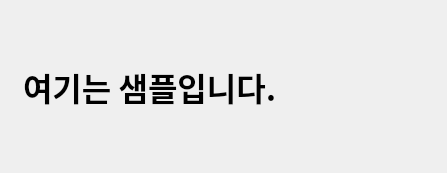
<?xml version="1.0" encoding="UTF-8"?>
<ui version="4.0">
 <class>Dialog</class>
 <widget class="QDialog" name="Dialog">
  <property name="windowTitle">
   <string>Dialog</string>
  </property>
  <widget class="QLabel" name="label">
   <property name="geometry">
    <rect>
     <x>23</x>
     <y>31</y>
     <width>401</width>
     <height>111</height>
    </rect>
   </property>
   <property name="font">
    <font>
     <family>맑은 고딕</family>
     <pointsize>24</pointsize>
     <weight>75</weight>
     <bold>true</bold>
    </font>
   </property>
   <property name="text">
    <string>여기는 샘플입니다.</string>
   </property>
  </widget>
 </widget>
 <resources/>
 <connections/>
</ui>
